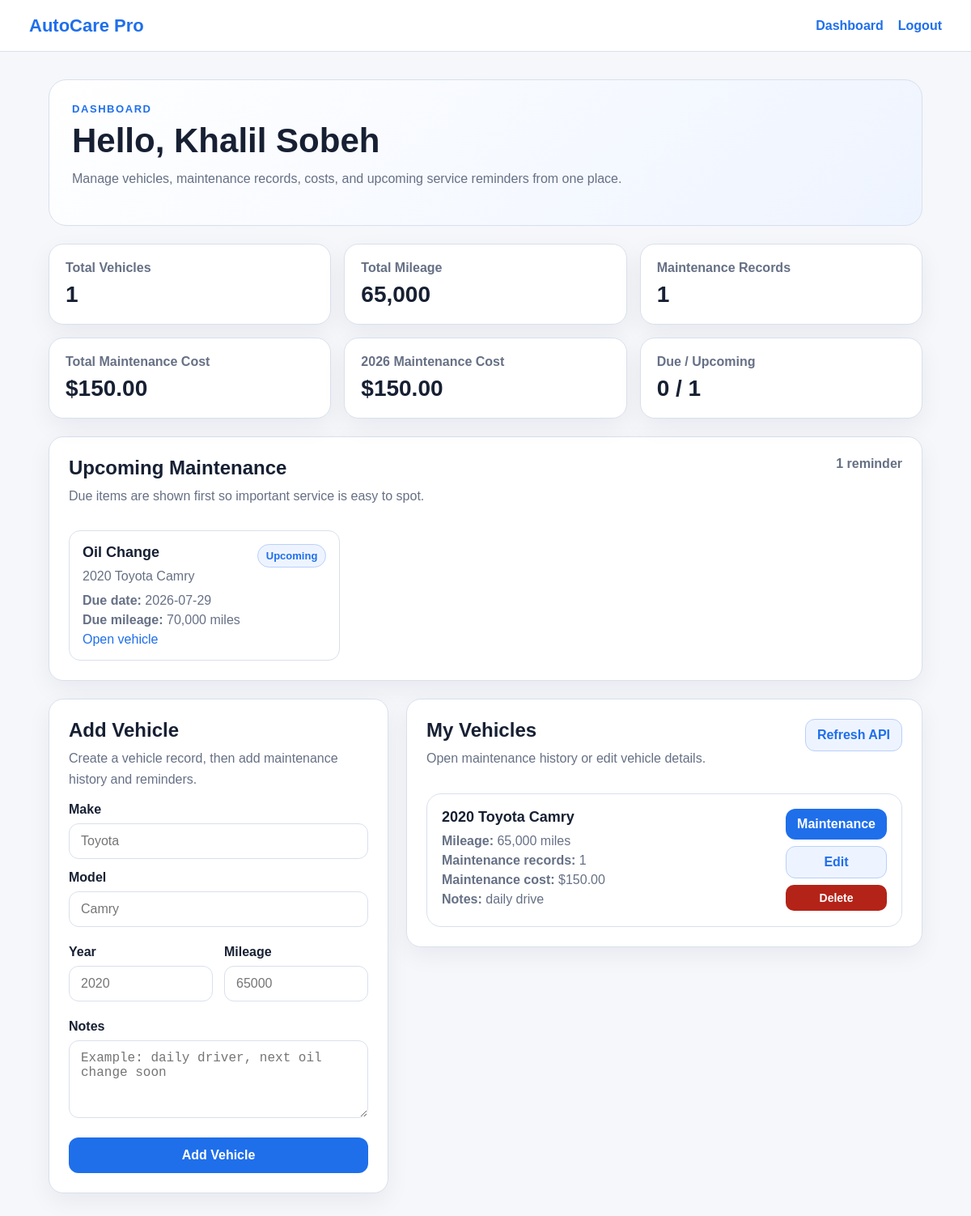
The app's page /dashboard (signed in) with its own data.
### tables this page shows
CREATE TABLE reminders (
            id INTEGER PRIMARY KEY AUTOINCREMENT,
            vehicle_id INTEGER NOT NULL,
            service_type TEXT NOT NULL,
            due_date TEXT,
            due_mileage INTEGER,
            notes TEXT,
            created_at TIMESTAMP DEFAULT CURRENT_TIMESTAMP,
            FOREIGN KEY (vehicle_id) REFERENCES vehicles(id) ON DELETE CASCADE
        );

CREATE TABLE vehicles (
            id INTEGER PRIMARY KEY AUTOINCREMENT,
            user_id INTEGER NOT NULL,
            make TEXT NOT NULL,
            model TEXT NOT NULL,
            year INTEGER NOT NULL,
            mileage INTEGER NOT NULL,
            notes TEXT,
            created_at TIMESTAMP DEFAULT CURRENT_TIMESTAMP,
            FOREIGN KEY (user_id) REFERENCES users(id) ON DELETE CASCADE
        );

### app.py (the view)
@app.route("/dashboard")
@login_required
def dashboard():
    conn = get_db_connection()
    vehicles = conn.execute(
        """
        SELECT v.*,
               COUNT(m.id) AS maintenance_count,
               COALESCE(SUM(m.cost), 0) AS maintenance_cost
        FROM vehicles v
        LEFT JOIN maintenance_records m ON m.vehicle_id = v.id
        WHERE v.user_id = ?
        GROUP BY v.id
        ORDER BY v.created_at DESC
        """,
        (session["user_id"],),
    ).fetchall()
    total_mileage = sum(v["mileage"] for v in vehicles)
    total_maintenance = sum(float(v["maintenance_cost"] or 0) for v in vehicles)
    total_records = sum(int(v["maintenance_count"] or 0) for v in vehicles)
    current_year = str(date.today().year)
    yearly_cost = conn.execute(
        """
        SELECT COALESCE(SUM(m.cost), 0) AS total
        FROM maintenance_records m
        JOIN vehicles v ON v.id = m.vehicle_id
        WHERE v.user_id = ? AND substr(m.service_date, 1, 4) = ?
        """,
        (session["user_id"], current_year),
    ).fetchone()["total"]
    reminder_rows = conn.execute(
        """
        SELECT r.*, v.make, v.model, v.year, v.mileage AS current_mileage
        FROM reminders r
        JOIN vehicles v ON v.id = r.vehicle_id
        WHERE v.user_id = ?
        ORDER BY CASE WHEN r.due_date IS NULL OR r.due_date = '' THEN 1 ELSE 0 END,
                 r.due_date ASC, r.id DESC
        """,
        (session["user_id"],),
    ).fetchall()
    reminders = []
    due_count = 0
    upcoming_count = 0
    for row in reminder_rows:
        item = dict(row)
        item["status"] = reminder_status(row, row["current_mileage"])
        if item["status"] == "Due":
            due_count += 1
        else:
            upcoming_count += 1
        reminders.append(item)
    reminders.sort(key=lambda r: (0 if r["status"] == "Due" else 1, r.get("due_date") or "9999-12-31"))
    conn.close()
    return render_template(
        "dashboard.html",
        vehicles=vehicles,
        total_mileage=total_mileage,
        total_maintenance=total_maintenance,
        total_records=total_records,
        yearly_cost=float(yearly_cost or 0),
        reminders=reminders,
        due_count=due_count,
        upcoming_count=upcoming_count,
        current_year=current_year,
    )

### app.py (called while the page is built)
def get_db_connection():
    conn = sqlite3.connect(DB_PATH)
    conn.row_factory = sqlite3.Row
    conn.execute("PRAGMA foreign_keys = ON")
    return conn

def reminder_status(reminder, current_mileage):
    today = date.today().isoformat()
    date_due = bool(reminder["due_date"] and reminder["due_date"] <= today)
    mileage_due = reminder["due_mileage"] is not None and current_mileage >= reminder["due_mileage"]
    return "Due" if date_due or mileage_due else "Upcoming"

def login_required(view):
    @wraps(view)
    def wrapped_view(**kwargs):
        if "user_id" not in session:
            return redirect(url_for("login"))
        return view(**kwargs)
    return wrapped_view

### templates/dashboard.html
{% extends "base.html" %}
{% block content %}
<header class="hero">
  <div>
    <p class="eyebrow">Dashboard</p>
    <h1>Hello, {{ session.get('user_name') }}</h1>
    <p class="muted">Manage vehicles, maintenance records, costs, and upcoming service reminders from one place.</p>
  </div>
</header>
<section class="stats-grid stats-grid-six">
  <div class="stat-card"><span>Total Vehicles</span><strong>{{ vehicles|length }}</strong></div>
  <div class="stat-card"><span>Total Mileage</span><strong>{{ "{:,}".format(total_mileage) }}</strong></div>
  <div class="stat-card"><span>Maintenance Records</span><strong>{{ total_records }}</strong></div>
  <div class="stat-card"><span>Total Maintenance Cost</span><strong>${{ "{:,.2f}".format(total_maintenance) }}</strong></div>
  <div class="stat-card"><span>{{ current_year }} Maintenance Cost</span><strong>${{ "{:,.2f}".format(yearly_cost) }}</strong></div>
  <div class="stat-card"><span>Due / Upcoming</span><strong>{{ due_count }} / {{ upcoming_count }}</strong></div>
</section>
<section class="panel reminder-dashboard">
  <div class="panel-head">
    <div>
      <h2>Upcoming Maintenance</h2>
      <p class="muted">Due items are shown first so important service is easy to spot.</p>
    </div>
    <span class="reminder-count">{{ reminders|length }} reminder{% if reminders|length != 1 %}s{% endif %}</span>
  </div>
  {% if reminders %}
    <div class="reminder-grid">
      {% for reminder in reminders[:6] %}
        <article class="reminder-card">
          <div class="reminder-topline">
            <div>
              <h3>{{ reminder.service_type }}</h3>
              <p>{{ reminder.year }} {{ reminder.make }} {{ reminder.model }}</p>
            </div>
            <span class="status-badge {{ 'due' if reminder.status == 'Due' else 'upcoming' }}">{{ reminder.status }}</span>
          </div>
          {% if reminder.due_date %}<p><strong>Due date:</strong> {{ reminder.due_date }}</p>{% endif %}
          {% if reminder.due_mileage is not none %}<p><strong>Due mileage:</strong> {{ "{:,}".format(reminder.due_mileage) }} miles</p>{% endif %}
          <a href="{{ url_for('vehicle_detail', vehicle_id=reminder.vehicle_id) }}">Open vehicle</a>
        </article>
      {% endfor %}
    </div>
  {% else %}
    <div class="empty">No reminders yet. Open a vehicle and create your first maintenance reminder.</div>
  {% endif %}
</section>
<section class="layout-grid">
  <form method="post" action="{{ url_for('add_vehicle') }}" class="panel">
    <h2>Add Vehicle</h2>
    <p class="muted">Create a vehicle record, then add maintenance history and reminders.</p>
    <label>Make
      <input type="text" name="make" placeholder="Toyota" required>
    </label>
    <label>Model
      <input type="text" name="model" placeholder="Camry" required>
    </label>
    <div class="two-col">
      <label>Year
        <input type="number" name="year" placeholder="2020" min="1950" max="2035" required>
      </label>
      <label>Mileage
        <input type="number" name="mileage" placeholder="65000" min="0" required>
      </label>
    </div>
    <label>Notes
      <textarea name="notes" placeholder="Example: daily driver, next oil change soon"></textarea>
    </label>
    <button type="submit">Add Vehicle</button>
  </form>
  <section class="panel">
    <div class="panel-head">
      <div>
        <h2>My Vehicles</h2>
        <p class="muted">Open maintenance history or edit vehicle details.</p>
      </div>
      <button type="button" class="secondary" id="refreshBtn">Refresh API</button>
    </div>
    <div id="vehicleList" class="vehicle-list">
      {% if vehicles %}
        {% for vehicle in vehicles %}
          <article class="vehicle-card">
            <div class="vehicle-card-head">
              <div>
                <h3>{{ vehicle.year }} {{ vehicle.make }} {{ vehicle.model }}</h3>
                <p><strong>Mileage:</strong> {{ "{:,}".format(vehicle.mileage) }} miles</p>
                <p><strong>Maintenance records:</strong> {{ vehicle.maintenance_count }}</p>
                <p><strong>Maintenance cost:</strong> ${{ "{:,.2f}".format(vehicle.maintenance_cost) }}</p>
                {% if vehicle.notes %}<p><strong>Notes:</strong> {{ vehicle.notes }}</p>{% endif %}
              </div>
              <div class="vehicle-actions">
                <a class="button-link" href="{{ url_for('vehicle_detail', vehicle_id=vehicle.id) }}">Maintenance</a>
                <a class="button-link secondary-link" href="{{ url_for('edit_vehicle', vehicle_id=vehicle.id) }}">Edit</a>
                <form method="post" action="{{ url_for('delete_vehicle', vehicle_id=vehicle.id) }}" onsubmit="return confirm('Delete this vehicle and all of its maintenance records and reminders?');">
                  <button class="danger-button small-action" type="submit">Delete</button>
                </form>
              </div>
            </div>
          </article>
        {% endfor %}
      {% else %}
        <div class="empty">No vehicles added yet. Use the form to create the first record.</div>
      {% endif %}
    </div>
  </section>
</section>
{% endblock %}

### static/css/style.css (style rules this page uses)
:root { --bg:#f5f7fb; --card:#ffffff; --text:#172033; --muted:#667085; --border:#d9e0ec; --accent:#1f6feb; --accent-dark:#174ea6; --success:#0f7b4f; --error:#b42318; }
* { box-sizing:border-box }
body { margin:0; font-family:Arial, Helvetica, sans-serif; background:var(--bg); color:var(--text); }
a { color:var(--accent);text-decoration:none }
h1 { font-size:42px;margin:10px 0 12px;line-height:1.05 }
h2 { margin:0 0 8px;font-size:24px }
h3 { margin:0 0 10px;font-size:18px }
.eyebrow { text-transform:uppercase;letter-spacing:.12em;color:var(--accent);font-weight:800;font-size:13px;margin:0 }
.muted { color:var(--muted);line-height:1.6;margin-top:0 }
.form-card,.panel,.stat-card,.vehicle-card { background:var(--card); border:1px solid var(--border); border-radius:18px; box-shadow:0 10px 30px rgba(15,23,42,.06); }
.form-card,.panel { padding:24px }
label { display:block;font-weight:700;margin:14px 0 8px }
input,textarea { display:block; width:100%; margin-top:8px; border:1px solid var(--border); border-radius:12px; padding:12px 14px; font-size:16px; background:#fff; }
textarea { min-height:96px;resize:vertical }
button { width:100%; border:0; border-radius:12px; padding:13px 16px; background:var(--accent); color:white; font-size:16px; font-weight:800; cursor:pointer; margin-top:16px; }
button.secondary { width:auto; padding:10px 14px; background:#eef4ff; color:var(--accent); border:1px solid #b9cffb; margin:0; }
.hero { background:linear-gradient(135deg,#ffffff,#eef4ff); border:1px solid var(--border); border-radius:22px; padding:28px; margin-bottom:22px; }
.stats-grid { display:grid; grid-template-columns:repeat(3,1fr); gap:16px; margin-bottom:22px; }
.stat-card { padding:20px }
.stat-card span { display:block;color:var(--muted);font-weight:700;margin-bottom:8px }
.stat-card strong { font-size:28px;color:var(--text) }
.layout-grid { display:grid; grid-template-columns:420px 1fr; gap:22px; align-items:start; }
.two-col { display:grid;grid-template-columns:1fr 1fr;gap:14px }
.panel-head { display:flex;justify-content:space-between;gap:16px;align-items:start;margin-bottom:14px }
.vehicle-list { display:grid;gap:12px }
.vehicle-card { padding:18px;box-shadow:none }
.vehicle-card p { margin:6px 0;color:var(--muted) }
.button-link { display:inline-flex; align-items:center; justify-content:center; border-radius:12px; padding:10px 14px; background:var(--accent); color:#fff; font-weight:800; white-space:nowrap; }
.secondary-link { background:#eef4ff;color:var(--accent);border:1px solid #b9cffb }
.vehicle-card-head { display:flex;justify-content:space-between;gap:18px;align-items:flex-start }
.small-action { width:auto;padding:8px 12px;font-size:14px;margin:0 }
.danger-button { background:#b42318;color:#fff;border:0;border-radius:10px;font-weight:800;cursor:pointer }
.reminder-dashboard { margin-bottom:22px }
.reminder-grid { display:grid;grid-template-columns:repeat(3,1fr);gap:12px }
.reminder-card { padding:16px;border:1px solid var(--border);border-radius:14px;background:#fff }
.reminder-card p { margin:6px 0;color:var(--muted) }
.reminder-topline { display:flex;justify-content:space-between;gap:12px;align-items:flex-start }
.status-badge { display:inline-flex;align-items:center;border-radius:999px;padding:6px 10px;font-size:13px;font-weight:800;white-space:nowrap }
.status-badge.upcoming { background:#eef4ff;color:var(--accent);border:1px solid #b9cffb }
.reminder-count { color:var(--muted);font-weight:700 }
.stats-grid-six { grid-template-columns:repeat(3,1fr) }
.vehicle-actions { display:flex;flex-direction:column;gap:8px;min-width:120px }
.vehicle-actions form { margin:0 }
.vehicle-actions .button-link,.vehicle-actions button { width:100%;margin:0 }

### records on screen
reminders: service_type "Oil Change", year "2020", make "Toyota", model "Camry", status "Upcoming", due_date "2026-07-29", due_mileage "70,000"
vehicles: year "2020", make "Toyota", model "Camry", mileage "65,000", maintenance_count "1", maintenance_cost "150.00", notes "daily drive"

### other values on screen
{{ session.get('user_name') }} "Khalil Sobeh"
{{ vehicles|length }} "1"
{{ "{:,}".format(total_mileage) }} "65,000"
{{ total_records }} "1"
{{ "{:,.2f}".format(total_maintenance) }} "150.00"
{{ "{:,.2f}".format(yearly_cost) }} "150.00"
{{ due_count }} "0"
{{ upcoming_count }} "1"
{{ reminders|length }} "1"
